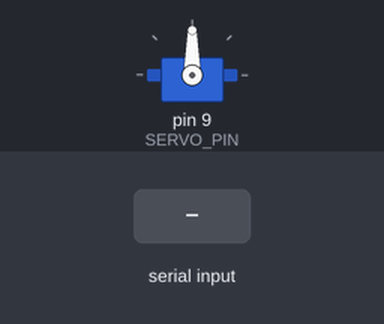
A sketch run on a simulated Arduino Uno, built with avr-gcc and run on an emulated ATmega328P. Parts: servo. The test bench sets the inputs (shaded band).

Above: at 1.2 s.
1.3 s: "S90\n" received over Serial
At 1.7 s:
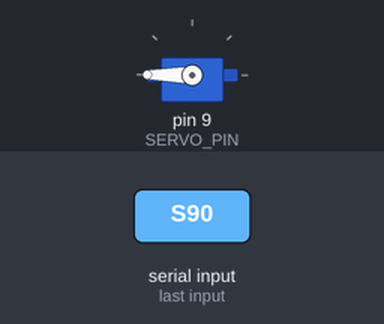
2.8 s: "S,45\n" received over Serial
At 4.1 s:
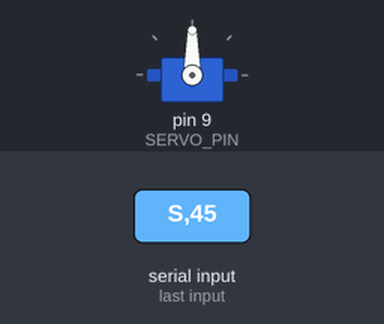
Timing chart, 0 to 5.8 s (numbered marks = the images above; inputs shaded):
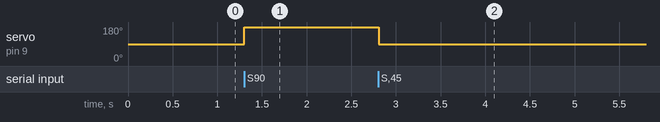

The sketch:

lka_arduino_code.ino
```cpp
/*
 * Lane Keep Assist - Arduino side
 * Receives steering angle over Serial in the format "S<angle>\n",
 * where <angle> is in the range -90..+90 degrees.
 * The sketch maps this to a standard 0–180° servo signal.
 */

#include <Servo.h>

Servo steeringServo;
const uint8_t SERVO_PIN = 9;

void setup() {
  Serial.begin(9600);
  steeringServo.attach(SERVO_PIN);
  steeringServo.write(90);  // centre on start
}

void loop() {
  if (Serial.available()) {
    char c = Serial.read();
    if (c == 'S') {
      // Read the rest of line up to newline
      String angleStr = Serial.readStringUntil('\n');
      angleStr.trim();
      float angle = angleStr.toFloat();  // -90 .. +90
      angle = constrain(angle, -90, 90);
      int servoAngle = int(angle + 90);  // map to 0..180
      steeringServo.write(servoAngle);
    }
  }
}
```

Measured:
- after the input at 1.3 s, servo on pin 9 (SERVO_PIN): 90° → 180° at once
- after the input at 2.8 s, servo on pin 9 (SERVO_PIN): 180° → 90° at once
